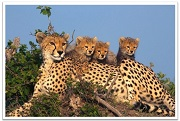
#> input picture PatternRecognition/Introduction/IntroductionImages/Cheetah.jpg, 180 x 121 px, found by its file name
$ jupyter execute 'Introduction_1 - Copy.ipynb'
#> lines starting #> are read from the running program, lines starting #| are printed output that depends on the picture
# Introduction

Dedicated to those who have devoted themselves to guiding humanity

# Preface

The book "Pattern Recognition" covers four main topics: clustering, classification, feature reduction, and classifier fusion, emphasizing their cost functions. It integrates both theoretical and practical aspects, offering ready-to-use codes for students and researchers. The book's unique approach categorizes methods based on cost functions, providing a comprehensive review of techniques from past to present. It includes detailed explanations and practical coding support, making it a valuable resource for understanding and applying pattern recognition concepts.
### Lesson 1: Introduction and Overview
 Nowadays, every individual is accompanied by a set of sensors that continuously collect various types of data. Additionally, people themselves contribute to the data pool by uploading photos, videos, and text. Smart watches and mobile phones, which many people carry, are equipped with an array of sensors including gyroscopes, accelerometers, three-axis magnetometers (x, y, z), and force sensors, which are common in most smart watches. The diagram below, along with an image of a smartwatch, illustrates the sensors and their structure within the watch. Some smartwatches even provide sensors for electrocardiogram and blood oxygen levels.

The internal structure of the smart watch

 **_Code for daily step count data from a smart watch will be included here._**

[cell 1]
import pandas as pd
import numpy as np
import matplotlib.pyplot as plt
df = pd.read_csv('dailyActivity_merged.csv')
#> (reads PatternRecognition/Introduction/dailyActivity_merged.csv from the repository)
x = df.iloc[:, 3].values
y = df.iloc[:, 4].values
plt.plot(x,y,'.r')
plt.show()
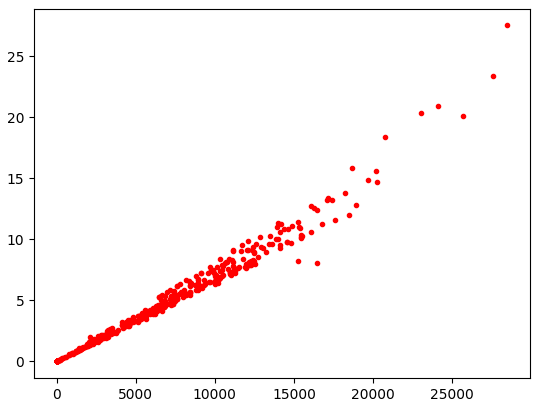
#> figure drawn by matplotlib, 1 panel

Also activity recognition from other view can be see in this my paper.
Activity Recognition In Smart Home Using Weighted Dempster-Shafer Theory
Hadi Sadoghi Yazdi and et.al. - Int. J. Smart Home, 2013

Data shared by individuals on social platforms like Flickr, 500px, Telegram, WhatsApp, Instagram, etc., can be valuable for analysis and decision-making in providing solutions for a better life. Nowadays, processing such data requires learning systems that are trainable. This book covers the necessary topics for such systems, typically focusing on fundamental principles and mathematics needed in pattern recognition learning discussions. The learning process involves issues such as data type, data application to the learning system, learning model, learning cost function, and system generalizability, which will be gradually introduced in the pattern recognition course over time. In this course, the focus is mainly on the following sections:

1. **Dataset** (Captured from sensors)
2. **Model** (Linear or non-linear)
3. **error+loss function+Cost function**
4. **Solution method** (Learning Rule)

# Dataset
## Sensor Datasets with Feature Extraction
Sensor datasets, recorded by various sensors detecting environmental changes, are crucial for real-time monitoring, decision-making, predictive analysis, and automation.

##### Types of Sensors
*Temperature Sensors*: Measure temperature.
*Pressure Sensors*: Detect pressure variations.
*Accelerometers and Gyroscopes*: Measure acceleration and orientation.
*Proximity and Light Sensors*: Detect object presence and light intensity.
*Sound Sensors*: Capture audio signals.
*Chemical Sensors*: Monitor environmental changes.
*GPS Sensors*: Provide location data.
**_Data is not only collected from temperature sensors, but also from other types of sensors that gather information such as text, video, audio, and various environmental parameters._**

Data can exist in any form: text, audio, video, and images

## Feature Extraction
Sensor datasets often contain diverse information collected from various types of sensors.Feature extraction transforms raw sensor data into representative features for analysis, improving data interpretation and prepare for machine learning algorithm.
_For example_, in the following figure, the activity signal introduced in the above section is converted into a feature vector including mean, variance, skewness, and other features.

Activity signal converted into a feature vector (mean, variance, skewness, etc.

### Some Examples of Feature extraction

#### Feature Extraction from Text:
Feature extraction from text involves converting text data into numerical representations that can be used for machine learning models. One common method is using the Term Frequency-Inverse Document Frequency (TF-IDF) approach.

Here’s a simple explanation and Python code to perform TF-IDF feature extraction:

#### Concepts:
*Document*: A piece of text. *Corpus*: A collection of documents. *Term Frequency (TF)*: The frequency of a term 𝑡 in a document 𝑑. *Inverse Document Frequency (IDF)*: Measures how important a term is in the entire corpus.
The TF-IDF value increases with the number of times a term appears in a document but is offset by the frequency of the term in the corpus, to adjust for the fact that some words are generally more common than others.

**Steps to Compute TF-IDF:**
1-Calculate the Term Frequency (TF) for each term in each document.
2-Calculate the Inverse Document Frequency (IDF) for each term.
3-Multiply the TF and IDF values to get the TF-IDF score for each term in each document.

##### TF-IDF Formula
TF-IDF stands for Term Frequency-Inverse Document Frequency. It is a numerical statistic intended to reflect how important a word is to a document in a collection or corpus.

##### Term Frequency (TF)
The term frequency TF(t,d) is the frequency of term t  in document  d.

$$
\text{TF}(t,d) = \frac{\text{Number of times term } t \text{ appears in document } d}{\text{Total number of terms in document } d}
$$

#### Inverse Document Frequency (IDF)

The inverse document frequency IDF(t,D)  measures how important a term is across the entire corpus D .

$$
\text{IDF}(t,D) = \log \left( \frac{N}{|\{d \in D : t \in d\}|} \right)
$$

$$N\left(x_i, \mu_c, \Sigma_c\right)=\frac{1}{(2 \pi)^{\frac{n}{2}}\left|\Sigma_c\right|^{\frac{1}{2}}} \exp \left(-\frac{1}{2}\left(x_i-\mu_c\right)^T \Sigma_c^{-1}\left(x_i-\mu_c\right)\right)$$

Where:
-  N is the total number of documents in the corpus. Denumerator is the number of documents where the term  t appears (i.e., the document frequency of the term).

#### TF-IDF Score
The TF-IDF score for a term  t  in a document d is the product of its TF and IDF values.

$$
\text{TF-IDF}(t,d,D) = \text{TF}(t,d) \times \text{IDF}(t,D)
$$

This formula adjusts the term frequency of a word by how rarely it appears in the entire corpus, emphasizing words that are more unique to specific documents.

[cell 2]
from sklearn.feature_extraction.text import TfidfVectorizer

# Sample documents
documents = [
    "If you love God, follow God so that",
    "He may also love you and forgive your sins, ",
    "for He is Forgiving and Merciful.",
    "God has given Him another creation, meaning we have given Him a soul,",
    "and 'I have breathed into him of My spirit.'",
    "Those who have faith have a greater love for God.",
    "I have hastened towards You, my Lord, to seek Your pleasure.",
    "Although interpretation in words is clearer,",
     "love without words is brighter."
    ]

# Create the TfidfVectorizer object
vectorizer = TfidfVectorizer()

# Fit and transform the documents to get the TF-IDF matrix
tfidf_matrix = vectorizer.fit_transform(documents)

# Get the feature names (terms)
feature_names = vectorizer.get_feature_names_out()

# Convert the TF-IDF matrix to a dense format and print it
tfidf_dense = tfidf_matrix.todense()
print("TF-IDF Matrix:\n", tfidf_dense)

# Print the feature names
print("\nFeature Names:\n", feature_names)

**_The point here is that different words like conjunctions and verbs with various tenses are considered as part of the words. such as 'and' 'has' 'have' 'forgive' 'forgiving'_**

### solve this problem

To address the issue of different forms of words (like conjunctions, verbs in various tenses, etc.) being treated as separate terms, we can use techniques such as lemmatization and removing stopwords. Lemmatization reduces words to their base or root form, and removing stopwords eliminates common words that are typically not useful for feature extraction.

Here’s a Python code example using nltk and sklearn to perform these preprocessing steps before applying TF-IDF:
```python
from sklearn.feature_extraction.text import TfidfVectorizer
import nltk
from nltk.corpus import stopwords
from nltk.stem import WordNetLemmatizer
from nltk.tokenize import word_tokenize

# Sample documents
documents = [
    "If you love God, follow God so that",
    "He may also love you and forgive your sins, ",
    "for He is Forgiving and Merciful.",
    "God has given Him another creation, meaning we have given Him a soul,",
    "and 'I have breathed into him of My spirit.'",
    "Those who have faith have a greater love for God.",
    "I have hastened towards You, my Lord, to seek Your pleasure.",
    "Although interpretation in words is clearer,",
     "love without words is brighter."
    ]
# Download NLTK resources (only need to run once)
nltk.download('punkt')
nltk.download('wordnet')
nltk.download('stopwords')

# Initialize the WordNetLemmatizer
lemmatizer = WordNetLemmatizer()

# Get the list of stopwords
stop_words = set(stopwords.words('english'))
def preprocess_text(text):
    # Tokenize the text
    tokens = word_tokenize(text)

    # Lemmatize and remove stopwords
    processed_tokens = [
        lemmatizer.lemmatize(token.lower(), pos='v')  # Specify pos='v' for verbs
        for token in tokens if token.lower() not in stop_words and token.isalnum()
    ]

    # Join tokens back to string
    return ' '.join(processed_tokens)

# Preprocess the documents
preprocessed_documents = [preprocess_text(doc) for doc in documents]

# Create the TfidfVectorizer object
vectorizer = TfidfVectorizer()

# Fit and transform the preprocessed documents to get the TF-IDF matrix
tfidf_matrix = vectorizer.fit_transform(preprocessed_documents)

# Get the feature names (terms)
feature_names = vectorizer.get_feature_names_out()

# Convert the TF-IDF matrix to a dense format and print it
tfidf_dense = tfidf_matrix.todense()

# Print the feature names
print("\nFeature Names:\n", feature_names)
```

### Output is:
Feature Names:
 ['also' 'although' 'another' 'breathe' 'brighter' 'clearer' 'creation'
 'faith' 'follow' 'forgive' 'give' 'god' 'greater' 'hasten'
 'interpretation' 'lord' 'love' 'may' 'mean' 'merciful' 'pleasure' 'seek'
 'sin' 'soul' 'spirit' 'towards' 'without' 'word']

#### Feature Extraction from Image:

**_Feature extraction_** from images involves transforming raw image data into a set of representative features that can be used for analysis or machine learning tasks. Some of its stages include:

1. **Preprocessing**
   Before extracting features, it's often necessary to preprocess the images to standardize them and remove noise. Common preprocessing steps include resizing, cropping, normalization, and noise reduction.
2. **Feature Extraction Techniques**
   There are various techniques for extracting features from images. Some popular methods include:

- _Histogram of Oriented Gradients ([HOG](https://en.wikipedia.org/wiki/Histogram_of_oriented_gradients))_
  HOG computes the distribution of gradient orientations in localized portions of an image. It's commonly used for object detection and recognition tasks.
- _Scale-Invariant Feature Transform ([SIFT](https://en.wikipedia.org/wiki/Scale-invariant_feature_transform))_
  SIFT detects and describes local features in an image that are invariant to scale, rotation, and illumination changes. It's widely used in image matching and object recognition.
- Convolutional Neural Networks ([CNNs](https://en.wikipedia.org/wiki/Convolutional_neural_network))
  CNNs are deep learning models that automatically learn hierarchical features from images. They consist of convolutional layers that extract features at different levels of abstraction.

3. **Feature Representation**
   Once features are extracted, they need to be represented in a suitable format for analysis or machine learning algorithms. This could involve reshaping them into vectors or matrices.
4. **Application**
   Extracted features can be used for various tasks such as image classification, object detection, image retrieval, and content-based image retrieval.

**Python Libraries for Image Feature Extraction**
Popular Python *libraries for image feature extraction* include `OpenCV, scikit-image, and TensorFlow`.

Here's a simple example using scikit-image to extract HOG features from an image:

[cell 3]
from skimage.feature import hog

from skimage import io, color

import matplotlib.pyplot as plt

# Load an example image

image = io.imread('IntroductionImages/Cheetah.jpg')
#> image is the input picture: shape (121, 180, 3); mean R, G, B 141.2, 137.8, 132.6

# Convert the image to grayscale

image_gray = color.rgb2gray(image)
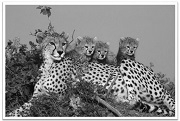
#> image_gray: shape (121, 180) float64; min 0.0025, max 1, mean 0.542

# Extract HOG features

features, hog_image = hog(image_gray, visualize=True)
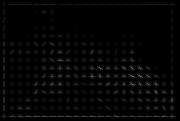
#> hog_image: shape (121, 180) float64; min 0, max 0.555, mean 0.0188

# Display the original image and HOG features

fig, axes = plt.subplots(1, 2, figsize=(12, 6), sharex=True, sharey=True)

ax = axes.ravel()

ax[0].imshow(image, cmap=plt.cm.gray)

ax[0].set_title('Original Image')

ax[1].imshow(hog_image, cmap=plt.cm.gray)

ax[1].set_title('HOG Features')

plt.show()
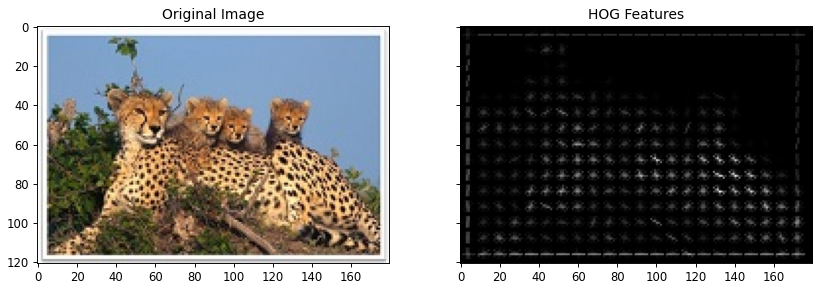
#> figure drawn by matplotlib, 2 panels
